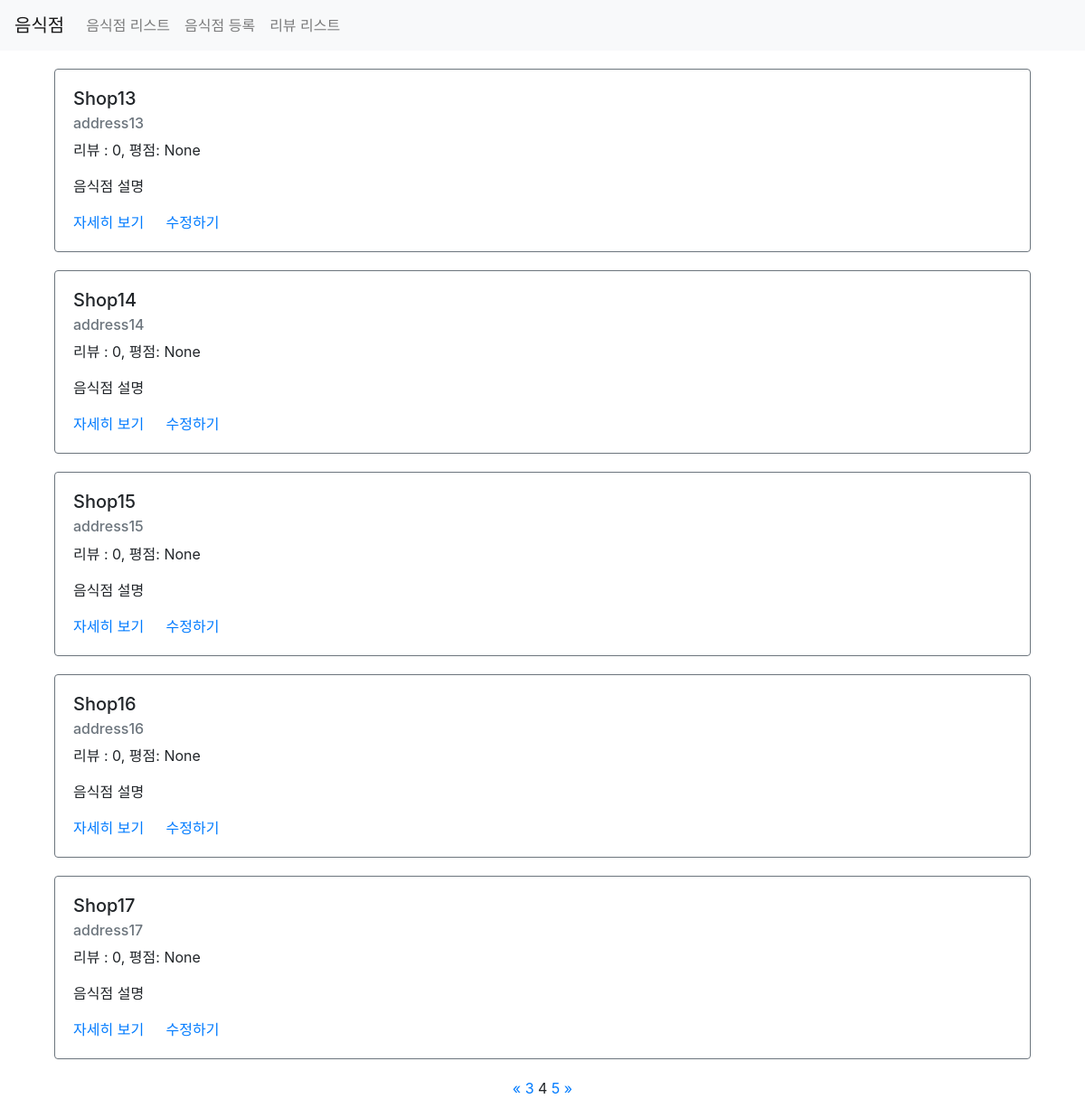
The page /third/list/?page=4 on the database its author committed.
### third/models.py (models this page shows)
class Restaurant(models.Model):
    name = models.CharField(max_length=30)
    address = models.CharField(max_length=200)
    image = models.CharField(max_length=500, default=None, null=True)
    password = models.CharField(max_length=20, default=None, null=True)
    created_at = models.DateTimeField(auto_now_add=True)
    update_at = models.DateTimeField(auto_now=True)

### third/views.py (the view)
# urls.py: path('list/', views.list, name="list"),
def list(request):
    restaurants = Restaurant.objects.all()\
        .annotate(reviews_count = Count('review'))\
        .annotate(average_point=Avg('review__point'))
    page = request.GET.get('page')  # 파라미터로 넘어온 현재 페이지 값
    paginator = Paginator(restaurants, 5) # 한 페이지에 5개씩 표시
    items = paginator.get_page(page) # 해당 페이지에 맞는 리스트로 필터링
    context = {
        "restaurants": items
    }
    return render(request, 'third/list.html', context)

### third/templates/third/list.html
{% extends 'third/base.html' %}
{% load static %}
{% block content %}
<div class="container">
    {% for item in restaurants %}
    <div class="row restaurant-item" style="margin:20px auto;">
        <div class="col-sm-12">
            <div class="card border-secondary">
                <div class="card-body">
                    <h5 class="card-title">{{ item.name }}</h5>
                    <h6 class="card-subtitle mb-2 text-muted">{{ item.address }}</h6>
                    <p class="card-text">리뷰 : {{ item.reviews_count }}, 평점: {{ item.average_point }}</p>
                    <p class="card-text">음식점 설명</p>
                    <a href="{% url 'restaurant-detail' id=item.id %}" class="card-link">자세히 보기</a>
                    <a href="{% url 'restaurant-update' %}?id={{ item.id }}" class="card-link">수정하기</a>
                </div>
            </div>
        </div>
    </div>
    {% endfor %}
    <div class="row">
        <div class="col-sm-12 text-center">
            <div class="pagination">
                <span class="step-links text-center" style="width:100%;">
                    {% if restaurants.has_previous %}
                        <a href="?page=1">&laquo;</a>
                        <a href="?page={{ restaurants.previous_page_number }}">{{ restaurants.previous_page_number }}</a>
                    {% endif %}
                    <span class="current">
                        {{ restaurants.number }}
                    </span>
                    {% if restaurants.has_next %}
                        <a href="?page={{ restaurants.next_page_number }}">{{ restaurants.next_page_number }}</a>
                        <a href="?page={{ restaurants.paginator.num_pages }}">&raquo;</a>
                    {% endif %}
                </span>
            </div>
        </div>
    </div>
</div>
{% endblock %}

### rows shown on the page
Restaurant: name "Shop13", address "address13", reviews_count "0", average_point "None"
Restaurant: name "Shop14", address "address14", reviews_count "0", average_point "None"
Restaurant: name "Shop15", address "address15", reviews_count "0", average_point "None"
Restaurant: name "Shop16", address "address16", reviews_count "0", average_point "None"
Restaurant: name "Shop17", address "address17", reviews_count "0", average_point "None"

### other values the page prints
{{ restaurants.previous_page_number }} "3"
{{ restaurants.number }} "4"
{{ restaurants.next_page_number }} "5"
